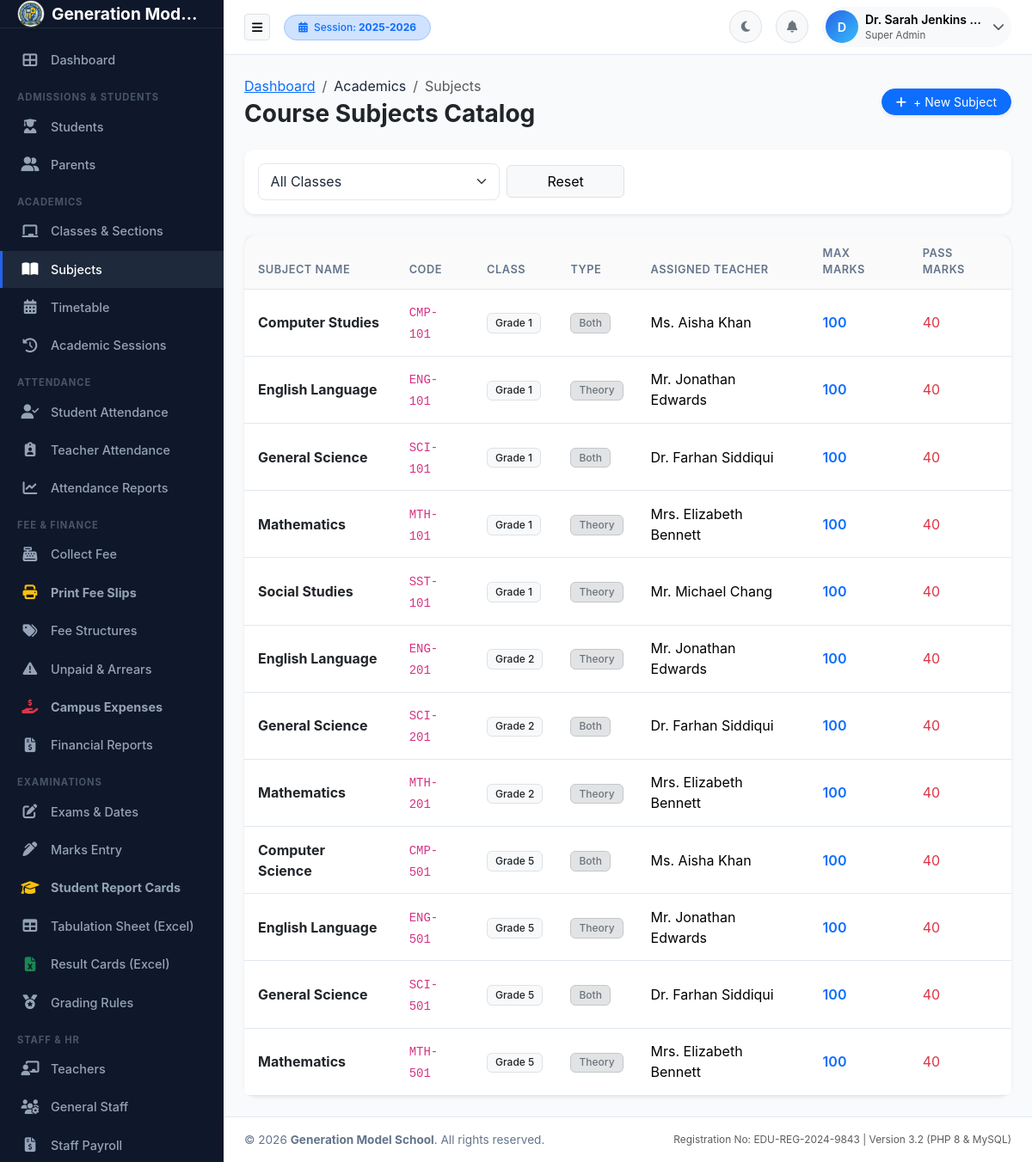
Screenshot of /academics/subjects.php (signed in) with the database file from the repository.
### tables this page shows
CREATE TABLE academic_sessions (
    id INT AUTO_INCREMENT PRIMARY KEY,
    session_name VARCHAR(50) NOT NULL UNIQUE,
    start_date DATE NOT NULL,
    end_date DATE NOT NULL,
    is_current TINYINT(1) DEFAULT 0,
    status ENUM('active', 'inactive', 'archived') DEFAULT 'active',
    created_at TIMESTAMP DEFAULT CURRENT_TIMESTAMP
);

CREATE TABLE subjects (
    id INT AUTO_INCREMENT PRIMARY KEY,
    subject_name VARCHAR(100) NOT NULL,
    subject_code VARCHAR(50) NOT NULL,
    class_id INT NOT NULL,
    max_marks INT DEFAULT 100,
    pass_marks INT DEFAULT 40,
    teacher_id INT NULL,
    subject_type ENUM('Theory', 'Practical', 'Both') DEFAULT 'Theory',
    created_at TIMESTAMP DEFAULT CURRENT_TIMESTAMP,
    FOREIGN KEY (class_id) REFERENCES classes(id) ON DELETE CASCADE,
    FOREIGN KEY (teacher_id) REFERENCES teachers(id) ON DELETE SET NULL
);

CREATE TABLE classes (
    id INT AUTO_INCREMENT PRIMARY KEY,
    class_name VARCHAR(100) NOT NULL,
    numeric_level INT NOT NULL,
    created_at TIMESTAMP DEFAULT CURRENT_TIMESTAMP,
    INDEX idx_class_level (numeric_level)
);

CREATE TABLE teachers (
    id INT AUTO_INCREMENT PRIMARY KEY,
    user_id INT NULL,
    teacher_code VARCHAR(50) NOT NULL UNIQUE,
    name VARCHAR(150) NOT NULL,
    gender ENUM('Male', 'Female', 'Other') NOT NULL,
    dob DATE NOT NULL,
    cnic VARCHAR(50) NULL,
    phone VARCHAR(50) NOT NULL,
    email VARCHAR(150) NOT NULL UNIQUE,
    address TEXT NULL,
    qualification VARCHAR(255) NULL,
    experience_years INT DEFAULT 0,
    joining_date DATE NOT NULL,
    department_id INT NULL,
    designation_id INT NULL,
    salary DECIMAL(10, 2) DEFAULT 0.00,
    photo VARCHAR(255) DEFAULT 'default-teacher.png',
    status ENUM('active', 'inactive', 'resigned') DEFAULT 'active',
    created_at TIMESTAMP DEFAULT CURRENT_TIMESTAMP,
    FOREIGN KEY (user_id) REFERENCES users(id) ON DELETE SET NULL,
    FOREIGN KEY (department_id) REFERENCES departments(id) ON DELETE SET NULL,
    FOREIGN KEY (designation_id) REFERENCES designations(id) ON DELETE SET NULL
);

### includes/functions.php (called while the page is built, shortened)
<?php
require_once __DIR__ . '/../config/config.php';
function getActiveSession() {
    global $pdo;
    $stmt = $pdo->query("SELECT * FROM academic_sessions WHERE is_current = 1 LIMIT 1");
    $activeSession = $stmt->fetch();
    return $activeSession;
}

### config/config.php (called while the page is built, shortened)
<?php
function e($string) {
    return htmlspecialchars((string)($string ?? ''), ENT_QUOTES, 'UTF-8');
}

### includes/auth.php (called while the page is built, shortened)
<?php
require_once __DIR__ . '/../config/config.php';
function isLoggedIn() {
    return isset($_SESSION['user_id']) && !empty($_SESSION['user_id']);
}
function getCurrentUser() {
    if (isset($_SESSION['user_data'])) {
        return $_SESSION['user_data'];
    }
    return null;
}

### academics/subjects.php (the view, shortened to what this page needs)
<?php
require_once __DIR__ . '/../config/config.php';
require_once __DIR__ . '/../includes/auth.php';
require_once __DIR__ . '/../includes/permissions.php';
require_once __DIR__ . '/../includes/functions.php';
$classFilter = (int)($_GET['class_id'] ?? 0);
$where = $classFilter > 0 ? "WHERE s.class_id = {$classFilter}" : "";
$stmt = $pdo->query("
    SELECT s.*, c.class_name, t.name as teacher_name
    FROM subjects s
    JOIN classes c ON s.class_id = c.id
    LEFT JOIN teachers t ON s.teacher_id = t.id
    {$where}
    ORDER BY c.numeric_level ASC, s.subject_name ASC
");
$subjects = $stmt->fetchAll();
require_once __DIR__ . '/../includes/header.php';
?>
<div class="d-flex flex-column flex-md-row justify-content-between align-items-md-center mb-4 gap-3">
    <div>
        <nav aria-label="breadcrumb">
            <ol class="breadcrumb mb-1">
                <li class="breadcrumb-item"><a href="<?= BASE_PATH ?>/dashboard.php">Dashboard</a></li>
                <li class="breadcrumb-item">Academics</li>
                <li class="breadcrumb-item active">Subjects</li>
            </ol>
        </nav>
        <h3 class="fw-bold text-dark mb-0">Course Subjects Catalog</h3>
    </div>
    <div class="d-flex gap-2">
        <button type="button" class="btn btn-primary btn-sm rounded-pill px-3 shadow-sm" data-bs-toggle="modal" data-bs-target="#addSubjectModal">
            <i class="fas fa-plus me-1"></i> + New Subject
        </button>
    </div>
</div>
<div class="card border-0 shadow-sm mb-4">
    <div class="card-body p-3">
        <form action="<?= BASE_PATH ?>/academics/subjects.php" method="GET" class="row g-2 align-items-center">
            <div class="col-md-4">
                <select name="class_id" class="form-select" onchange="this.form.submit()">
                    <option value="">All Classes</option>
                </select>
            </div>
            <div class="col-md-2">
                <a href="<?= BASE_PATH ?>/academics/subjects.php" class="btn btn-light border w-100">Reset</a>
            </div>
        </form>
    </div>
</div>
<div class="card border-0 shadow-sm rounded-4">
    <div class="card-body p-0">
        <div class="table-responsive">
            <table class="table table-hover align-middle mb-0">
                <thead class="table-light">
                    <tr>
                        <th>Subject Name</th>
                        <th>Code</th>
                        <th>Class</th>
                        <th>Type</th>
                        <th>Assigned Teacher</th>
                        <th>Max Marks</th>
                        <th>Pass Marks</th>
                    </tr>
                </thead>
                <tbody>
                    <?php if (empty($subjects)): ?>
                        <tr><td colspan="7" class="text-center py-4 text-muted">No subjects configured.</td></tr>
                    <?php else: ?>
                        <?php foreach ($subjects as $sub): ?>
                            <tr>
                                <td class="fw-bold text-dark"><?= e($sub['subject_name']) ?></td>
                                <td><code><?= e($sub['subject_code']) ?></code></td>
                                <td><span class="badge bg-light text-dark border"><?= e($sub['class_name']) ?></span></td>
                                <td><span class="badge bg-secondary-subtle text-secondary border border-secondary-subtle"><?= e($sub['subject_type']) ?></span></td>
                                <td><?= e($sub['teacher_name'] ?: 'Unassigned') ?></td>
                                <td><span class="fw-semibold text-primary"><?= $sub['max_marks'] ?></span></td>
                                <td><span class="text-danger"><?= $sub['pass_marks'] ?></span></td>
                            </tr>
                        <?php endforeach; ?>
                    <?php endif; ?>
                </tbody>
            </table>
        </div>
    </div>
</div>
<?php require_once __DIR__ . '/../includes/footer.php'; ?>

### includes/navbar.php (shortened to what this page needs)
<header class="app-navbar">
    <div class="d-flex align-items-center">
        <button type="button" class="btn btn-light border btn-sm me-3" id="sidebarToggle" aria-label="Toggle Sidebar">
            <i class="fas fa-bars"></i>
        </button>
        <div class="d-none d-md-block">
            <span class="badge bg-primary-subtle text-primary border border-primary-subtle px-3 py-2 rounded-pill">
                <i class="fas fa-calendar-alt me-1"></i> Session: <strong><?= e($activeSession['session_name'] ?? '2025-2026') ?></strong>
            </span>
        </div>
    </div>
    <div class="nav-actions">
        <button class="btn btn-light border btn-sm rounded-circle d-flex align-items-center justify-content-center" id="themeToggleBtn" style="width: 38px; height: 38px;" title="Toggle Dark/Light Mode">
            <i class="fas fa-moon text-secondary"></i>
        </button>
        <div class="dropdown">
            <button class="btn btn-light border btn-sm rounded-circle position-relative d-flex align-items-center justify-content-center" style="width: 38px; height: 38px;" id="notificationsDropdown" data-bs-toggle="dropdown" aria-expanded="false">
                <i class="fas fa-bell text-secondary"></i>
            </button>
        </div>
        <div class="dropdown">
            <button class="btn btn-light border-0 p-1 d-flex align-items-center rounded-pill" id="userMenuDropdown" data-bs-toggle="dropdown" aria-expanded="false">
                <div class="avatar-initials me-2">
                    <?= strtoupper(substr($currentUser['full_name'] ?? 'U', 0, 1)) ?>
                </div>
                <div class="text-start d-none d-lg-block me-2">
                    <div class="fw-semibold small text-truncate" style="max-width: 140px;"><?= e($currentUser['full_name'] ?? 'User') ?></div>
                    <div class="text-muted" style="font-size: 0.72rem;"><?= e($currentUser['role_display'] ?? 'Staff') ?></div>
                </div>
                <i class="fas fa-chevron-down text-muted small me-1"></i>
            </button>
        </div>
    </div>
</header>

### assets/css/style.css (style rules this page uses)
:root { --primary-color: #2563eb; --primary-hover: #1d4ed8; --secondary-color: #475569; --success-color: #10b981; --danger-color: #ef4444; --warning-color: #f59e0b; --info-color: #06b6d4; --bg-main: #f8fafc; --bg-card: #ffffff; --bg-sidebar: #0f172a; --sidebar-text: #94a3b8; --sidebar-active: #ffffff; --sidebar-active-bg: #1e293b; --text-main: #1e293b; --text-muted: #64748b; --border-color: #e2e8f0; --topbar-height: 64px; --sidebar-width: 260px; --sidebar-collapsed-width: 70px; --transition-speed: 0.25s; }
body { font-family: -apple-system, BlinkMacSystemFont, "Segoe UI", Roboto, "Helvetica Neue", Arial, sans-serif; background-color: var(--bg-main); color: var(--text-main); margin: 0; padding: 0; overflow-x: hidden; transition: background-color var(--transition-speed), color var(--transition-speed); }
.app-navbar { height: var(--topbar-height); background-color: var(--bg-card); border-bottom: 1px solid var(--border-color); display: flex; align-items: center; justify-content: space-between; padding: 0 1.5rem; position: sticky; top: 0; z-index: 1030; transition: background-color var(--transition-speed), border-color var(--transition-speed); }
.nav-actions { display: flex; align-items: center; gap: 1rem; }
.card { background-color: var(--bg-card); border: 1px solid var(--border-color); border-radius: 0.75rem; box-shadow: 0 1px 3px 0 rgba(0, 0, 0, 0.05); transition: background-color var(--transition-speed), border-color var(--transition-speed), box-shadow 0.2s ease; }
.table { color: var(--text-main); border-color: var(--border-color); margin-bottom: 0; }
.table th { background-color: rgba(0, 0, 0, 0.02); color: var(--text-muted); font-weight: 600; font-size: 0.8rem; text-transform: uppercase; letter-spacing: 0.04em; border-bottom: 1px solid var(--border-color); padding: 0.75rem 1rem; }
.table td { padding: 0.85rem 1rem; vertical-align: middle; border-bottom: 1px solid var(--border-color); }
.table-responsive { border-radius: 0.5rem; }
.form-control, .form-select { background-color: var(--bg-card); border: 1px solid var(--border-color); color: var(--text-main); border-radius: 0.5rem; padding: 0.55rem 0.85rem; }
.badge { font-weight: 500; padding: 0.4em 0.75em; border-radius: 0.375rem; }
.avatar-initials { width: 38px; height: 38px; border-radius: 50%; background: linear-gradient(135deg, #2563eb, #38bdf8); color: #fff; display: inline-flex; align-items: center; justify-content: center; font-weight: 600; font-size: 0.9rem; }

### rows the page displays
academic_sessions: session_name "2025-2026"
subjects: subject_name "Computer Studies", subject_code "CMP-101", class.class_name "Grade 1", subject_type "Both", teacher.name "Ms. Aisha Khan", max_marks "100", pass_marks "40"
subjects: subject_name "English Language", subject_code "ENG-101", class.class_name "Grade 1", subject_type "Theory", teacher.name "Mr. Jonathan Edwards", max_marks "100", pass_marks "40"
subjects: subject_name "General Science", subject_code "SCI-101", class.class_name "Grade 1", subject_type "Both", teacher.name "Dr. Farhan Siddiqui", max_marks "100", pass_marks "40"
subjects: subject_name "Mathematics", subject_code "MTH-101", class.class_name "Grade 1", subject_type "Theory", teacher.name "Mrs. Elizabeth Bennett", max_marks "100", pass_marks "40"
subjects: subject_name "Social Studies", subject_code "SST-101", class.class_name "Grade 1", subject_type "Theory", teacher.name "Mr. Michael Chang", max_marks "100", pass_marks "40"
subjects: subject_name "English Language", subject_code "ENG-201", class.class_name "Grade 2", subject_type "Theory", teacher.name "Mr. Jonathan Edwards", max_marks "100", pass_marks "40"
subjects: subject_name "General Science", subject_code "SCI-201", class.class_name "Grade 2", subject_type "Both", teacher.name "Dr. Farhan Siddiqui", max_marks "100", pass_marks "40"
subjects: subject_name "Mathematics", subject_code "MTH-201", class.class_name "Grade 2", subject_type "Theory", teacher.name "Mrs. Elizabeth Bennett", max_marks "100", pass_marks "40"
subjects: subject_name "Computer Science", subject_code "CMP-501", class.class_name "Grade 5", subject_type "Both", teacher.name "Ms. Aisha Khan", max_marks "100", pass_marks "40"
subjects: subject_name "English Language", subject_code "ENG-501", class.class_name "Grade 5", subject_type "Theory", teacher.name "Mr. Jonathan Edwards", max_marks "100", pass_marks "40"
subjects: subject_name "General Science", subject_code "SCI-501", class.class_name "Grade 5", subject_type "Both", teacher.name "Dr. Farhan Siddiqui", max_marks "100", pass_marks "40"
subjects: subject_name "Mathematics", subject_code "MTH-501", class.class_name "Grade 5", subject_type "Theory", teacher.name "Mrs. Elizabeth Bennett", max_marks "100", pass_marks "40"

### other values shown
getSetting('school_name', 'Generation Model School') "Generation Mod…"
substr($currentUser['full_name'] ?? 'U', 0, 1) "D"
$currentUser['full_name'] "Dr. Sarah Jenkins…"
$currentUser['role_display'] "Super Admin"
getSetting('school_name', 'EduManage School Management System') "Generation Model School"
getSetting('registration_no', 'EDU-REG-2024-9843') "EDU-REG-2024-9843"
